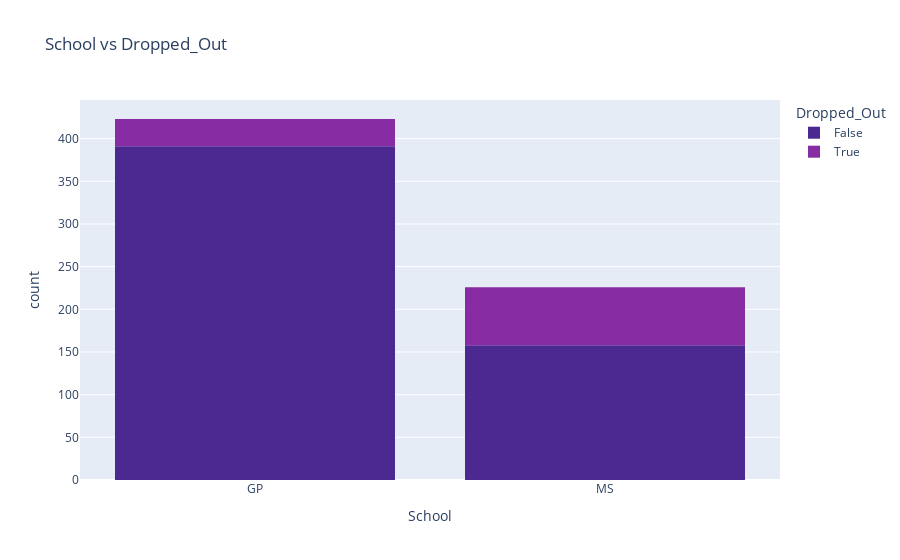
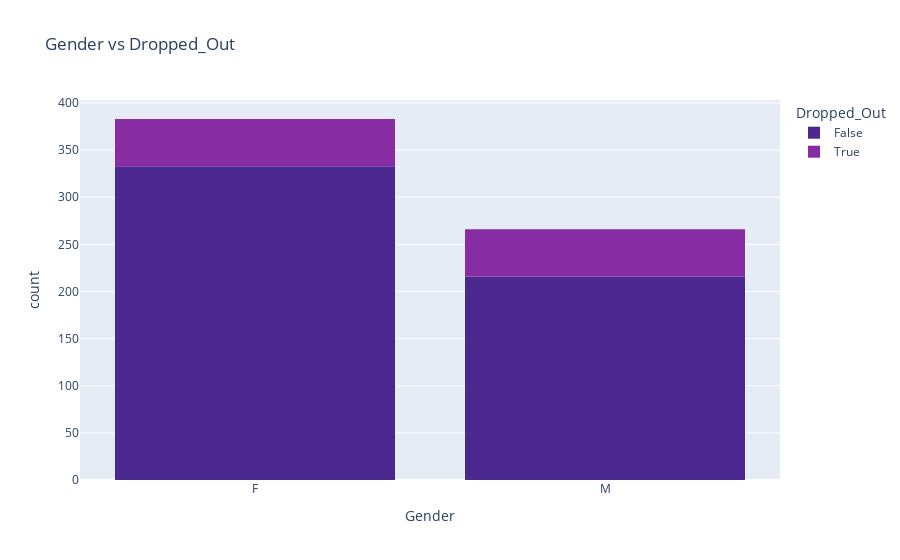
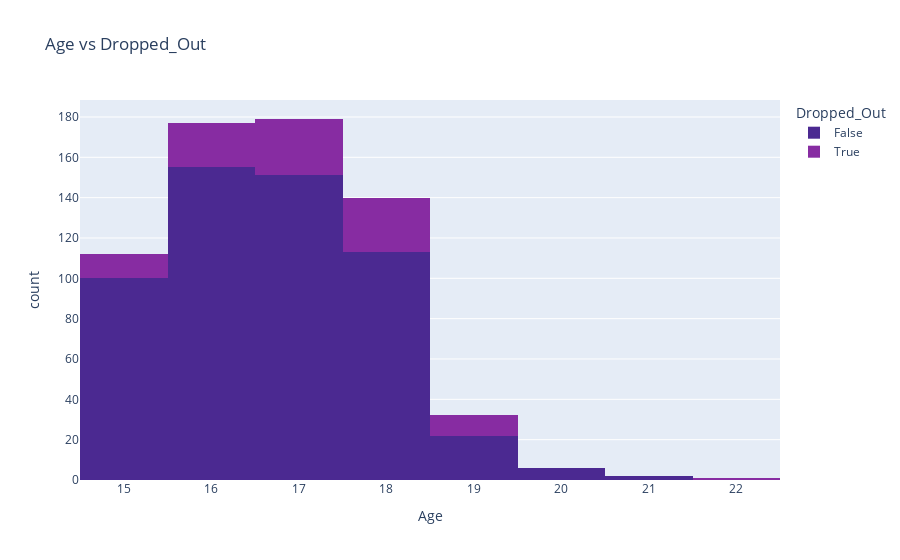
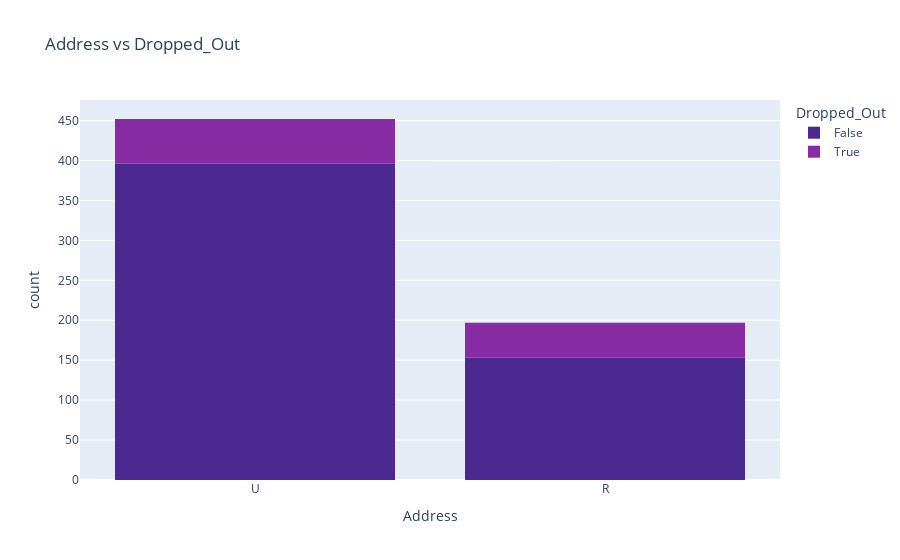

Notebook cell for these charts, in order:
### Code cell
import plotly.express as px
for col in df.columns:
    plt = px.histogram(df, x = col, color ="Dropped_Out", title=col + ' vs Dropped_Out', color_discrete_sequence=px.colors.sequential.Agsunset)
    plt.show()

### Figure 1 — Plotly figure (JSON) as saved in the notebook; plotly's stock layout.template omitted (floating-point values rounded to 4 significant figures; data arrays with more than 128 entries replaced by an {"elided": "..."} marker saying what was removed)
{"data": [{"alignmentgroup": "True", "bingroup": "x", "hovertemplate": "Dropped_Out=False<br>School=%{x}<br>count=%{y}<extra></extra>", "legendgroup": "False", "marker": {"color": "rgb(75, 41, 145)", "pattern": {"shape": ""}}, "name": "False", "offsetgroup": "False", "orientation": "v", "showlegend": true, "type": "histogram", "x": {"elided": "549 str values"}, "xaxis": "x", "yaxis": "y"}, {"alignmentgroup": "True", "bingroup": "x", "hovertemplate": "Dropped_Out=True<br>School=%{x}<br>count=%{y}<extra></extra>", "legendgroup": "True", "marker": {"color": "rgb(135, 44, 162)", "pattern": {"shape": ""}}, "name": "True", "offsetgroup": "True", "orientation": "v", "showlegend": true, "type": "histogram", "x": ["GP", "GP", "GP", "GP", "GP", "GP", "GP", "GP", "GP", "GP", "GP", "GP", "GP", "GP", "GP", "GP", "GP", "GP", "GP", "GP", "GP", "GP", "GP", "GP", "GP", "GP", "GP", "GP", "GP", "GP", "GP", "GP", "MS", "MS", "MS", "MS", "MS", "MS", "MS", "MS", "MS", "MS", "MS", "MS", "MS", "MS", "MS", "MS", "MS", "MS", "MS", "MS", "MS", "MS", "MS", "MS", "MS", "MS", "MS", "MS", "MS", "MS", "MS", "MS", "MS", "MS", "MS", "MS", "MS", "MS", "MS", "MS", "MS", "MS", "MS", "MS", "MS", "MS", "MS", "MS", "MS", "MS", "MS", "MS", "MS", "MS", "MS", "MS", "MS", "MS", "MS", "MS", "MS", "MS", "MS", "MS", "MS", "MS", "MS", "MS"], "xaxis": "x", "yaxis": "y"}], "layout": {"barmode": "relative", "legend": {"title": {"text": "Dropped_Out"}, "tracegroupgap": 0}, "title": {"text": "School vs Dropped_Out"}, "xaxis": {"anchor": "y", "domain": [0, 1], "title": {"text": "School"}}, "yaxis": {"anchor": "x", "domain": [0, 1], "title": {"text": "count"}}}}

### Figure 2 — Plotly figure (JSON) as saved in the notebook; plotly's stock layout.template omitted (floating-point values rounded to 4 significant figures; data arrays with more than 128 entries replaced by an {"elided": "..."} marker saying what was removed)
{"data": [{"alignmentgroup": "True", "bingroup": "x", "hovertemplate": "Dropped_Out=False<br>Gender=%{x}<br>count=%{y}<extra></extra>", "legendgroup": "False", "marker": {"color": "rgb(75, 41, 145)", "pattern": {"shape": ""}}, "name": "False", "offsetgroup": "False", "orientation": "v", "showlegend": true, "type": "histogram", "x": {"elided": "549 str values"}, "xaxis": "x", "yaxis": "y"}, {"alignmentgroup": "True", "bingroup": "x", "hovertemplate": "Dropped_Out=True<br>Gender=%{x}<br>count=%{y}<extra></extra>", "legendgroup": "True", "marker": {"color": "rgb(135, 44, 162)", "pattern": {"shape": ""}}, "name": "True", "offsetgroup": "True", "orientation": "v", "showlegend": true, "type": "histogram", "x": ["M", "M", "M", "M", "M", "F", "F", "F", "M", "M", "M", "M", "M", "M", "M", "M", "M", "M", "F", "F", "M", "F", "M", "M", "F", "M", "M", "M", "M", "M", "F", "F", "F", "F", "F", "M", "M", "M", "M", "M", "F", "F", "F", "F", "F", "F", "F", "F", "F", "F", "F", "M", "M", "M", "F", "F", "F", "F", "M", "F", "F", "M", "F", "F", "M", "M", "M", "M", "M", "M", "M", "M", "M", "M", "M", "M", "F", "M", "F", "F", "F", "F", "F", "F", "F", "F", "F", "F", "F", "F", "M", "F", "F", "F", "F", "F", "M", "M", "M", "F"], "xaxis": "x", "yaxis": "y"}], "layout": {"barmode": "relative", "legend": {"title": {"text": "Dropped_Out"}, "tracegroupgap": 0}, "title": {"text": "Gender vs Dropped_Out"}, "xaxis": {"anchor": "y", "domain": [0, 1], "title": {"text": "Gender"}}, "yaxis": {"anchor": "x", "domain": [0, 1], "title": {"text": "count"}}}}

### Figure 3 — Plotly figure (JSON) as saved in the notebook; plotly's stock layout.template omitted (floating-point values rounded to 4 significant figures; data arrays with more than 128 entries replaced by an {"elided": "..."} marker saying what was removed)
{"data": [{"alignmentgroup": "True", "bingroup": "x", "hovertemplate": "Dropped_Out=False<br>Age=%{x}<br>count=%{y}<extra></extra>", "legendgroup": "False", "marker": {"color": "rgb(75, 41, 145)", "pattern": {"shape": ""}}, "name": "False", "offsetgroup": "False", "orientation": "v", "showlegend": true, "type": "histogram", "x": {"elided": "549 int values"}, "xaxis": "x", "yaxis": "y"}, {"alignmentgroup": "True", "bingroup": "x", "hovertemplate": "Dropped_Out=True<br>Age=%{x}<br>count=%{y}<extra></extra>", "legendgroup": "True", "marker": {"color": "rgb(135, 44, 162)", "pattern": {"shape": ""}}, "name": "True", "offsetgroup": "True", "orientation": "v", "showlegend": true, "type": "histogram", "x": [17, 15, 15, 16, 15, 18, 15, 15, 17, 16, 18, 15, 16, 17, 17, 16, 17, 17, 17, 18, 16, 18, 18, 17, 17, 18, 22, 18, 18, 17, 17, 19, 15, 17, 15, 16, 17, 15, 15, 17, 16, 16, 15, 18, 16, 16, 15, 16, 19, 19, 16, 17, 17, 17, 18, 16, 16, 18, 16, 16, 16, 18, 16, 17, 17, 16, 17, 17, 17, 16, 18, 18, 19, 18, 16, 19, 16, 18, 18, 19, 18, 17, 17, 18, 17, 18, 18, 18, 19, 19, 18, 17, 18, 17, 19, 17, 18, 19, 18, 18], "xaxis": "x", "yaxis": "y"}], "layout": {"barmode": "relative", "legend": {"title": {"text": "Dropped_Out"}, "tracegroupgap": 0}, "title": {"text": "Age vs Dropped_Out"}, "xaxis": {"anchor": "y", "domain": [0, 1], "title": {"text": "Age"}}, "yaxis": {"anchor": "x", "domain": [0, 1], "title": {"text": "count"}}}}

### Figure 4 — Plotly figure (JSON) as saved in the notebook; plotly's stock layout.template omitted (floating-point values rounded to 4 significant figures; data arrays with more than 128 entries replaced by an {"elided": "..."} marker saying what was removed)
{"data": [{"alignmentgroup": "True", "bingroup": "x", "hovertemplate": "Dropped_Out=False<br>Address=%{x}<br>count=%{y}<extra></extra>", "legendgroup": "False", "marker": {"color": "rgb(75, 41, 145)", "pattern": {"shape": ""}}, "name": "False", "offsetgroup": "False", "orientation": "v", "showlegend": true, "type": "histogram", "x": {"elided": "549 str values"}, "xaxis": "x", "yaxis": "y"}, {"alignmentgroup": "True", "bingroup": "x", "hovertemplate": "Dropped_Out=True<br>Address=%{x}<br>count=%{y}<extra></extra>", "legendgroup": "True", "marker": {"color": "rgb(135, 44, 162)", "pattern": {"shape": ""}}, "name": "True", "offsetgroup": "True", "orientation": "v", "showlegend": true, "type": "histogram", "x": ["U", "U", "U", "U", "U", "U", "R", "U", "U", "U", "U", "R", "U", "R", "R", "U", "R", "U", "U", "R", "U", "U", "U", "U", "R", "U", "U", "U", "U", "U", "R", "U", "R", "R", "R", "U", "U", "R", "R", "R", "U", "U", "U", "U", "R", "R", "R", "U", "U", "U", "R", "U", "R", "R", "R", "U", "U", "U", "R", "U", "U", "U", "R", "R", "U", "U", "R", "U", "U", "R", "R", "R", "U", "U", "R", "U", "U", "U", "U", "U", "R", "R", "U", "R", "U", "U", "R", "R", "U", "R", "R", "R", "R", "R", "R", "R", "R", "R", "R", "U"], "xaxis": "x", "yaxis": "y"}], "layout": {"barmode": "relative", "legend": {"title": {"text": "Dropped_Out"}, "tracegroupgap": 0}, "title": {"text": "Address vs Dropped_Out"}, "xaxis": {"anchor": "y", "domain": [0, 1], "title": {"text": "Address"}}, "yaxis": {"anchor": "x", "domain": [0, 1], "title": {"text": "count"}}}}
